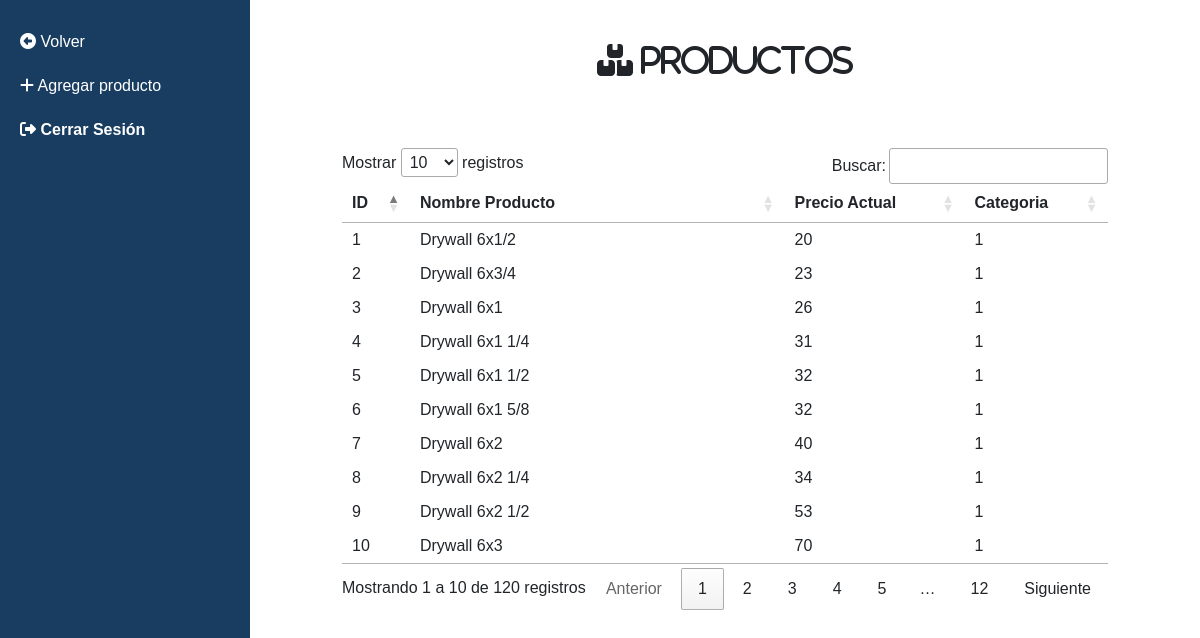
Page /vistas/productos.php (signed in) on the committed database.
### tables this page shows
CREATE TABLE `productos` (
  `id` int(11) NOT NULL,
  `nombre_producto` varchar(400) NOT NULL,
  `precio_actual` int(40) NOT NULL,
  `categoria_id` int(20) NOT NULL
);

### vistas/productos.php (the view, shortened to what this page needs)
<?php
include "../conexion.php";
?>
<link rel="stylesheet" href="https://cdnjs.cloudflare.com/ajax/libs/font-awesome/6.4.0/css/all.min.css" />
<!DOCTYPE html>
<html lang="en">
<head>
    <link href="https://cdn.jsdelivr.net/npm/bootstrap@5.3.0/dist/css/bootstrap.min.css" rel="stylesheet">
    <link href="https://cdn.jsdelivr.net/npm/bootstrap@5.3.1/dist/css/bootstrap.min.css" rel="stylesheet">
    <link rel="stylesheet" href="https://cdn.datatables.net/1.11.4/css/jquery.dataTables.min.css">
    <link rel="stylesheet" href="../Style/estilosInicio.css">
    <link rel="stylesheet" href="https://cdn.datatables.net/1.11.4/css/jquery.dataTables.min.css">
</head>
<body>
    <div class="sidebar">
        <a href="../inicio.php" class="menu-link"><i class="fa-solid fa-circle-left"></i> Volver</a>
        <a type="button" class="menu-link" data-bs-toggle="modal" data-bs-target="#AgregarProductos"><i class="fa-solid fa-plus"></i> Agregar producto</a>
        <a href="../cerrarSesion.php" name="btncerrar"><i class="fa-solid fa-right-from-bracket"></i> <strong> Cerrar Sesión</strong></a>
    </div>
    <div class="content" id="contenido">
        <h2 class="text-center mt-4"><i class="fa-solid fa-boxes-stacked"> Productos</i></h2>
        <div id="CajaProductos" class="mt-5 m-5 p-4">
            <?php
            $consultaProductos = mysqli_query($conexion, "SELECT * FROM productos");
            ?>
            <table id="TablaTodosProductos">
                <thead>
                    <tr>
                        <th>ID</th>
                        <th>Nombre Producto</th>
                        <th>Precio Actual</th>
                        <th>Categoria</th>
                    </tr>
                </thead>
                <tbody>
                    <?php
                    while ($mostrar = mysqli_fetch_array($consultaProductos)) {
                    ?>
                        <tr>
                            <td><?php echo $mostrar['id'] ?></td>
                            <td><?php echo $mostrar['nombre_producto'] ?></td>
                            <td><?php echo $mostrar['precio_actual'] ?></td>
                            <td><?php echo $mostrar['categoria_id'] ?></td>
                        </tr>
                    <?php }
                    ?>
                </tbody>
            </table>
        </div>
    </div>
</body>
</html>

### Style/estilosInicio.css (style rules this page uses)
body { margin: 0; padding: 0; font-family: Arial, sans-serif; }
.sidebar { height: 100%; width: 250px; background-color: #183d61; position: fixed; top: 0; left: 0; padding-top: 20px; }
.sidebar a { display: block; color: #fff; padding: 10px 20px; text-decoration: none; }
.content { margin-left: 250px; padding: 20px; }

### rows in the picture
productos: id "1", nombre_producto "Drywall 6x1/2", precio_actual "20", categoria "1"
productos: id "2", nombre_producto "Drywall 6x3/4", precio_actual "23", categoria "1"
productos: id "3", nombre_producto "Drywall 6x1", precio_actual "26", categoria "1"
productos: id "4", nombre_producto "Drywall 6x1 1/4", precio_actual "31", categoria "1"
productos: id "5", nombre_producto "Drywall 6x1 1/2", precio_actual "32", categoria "1"
productos: id "6", nombre_producto "Drywall 6x1 5/8", precio_actual "32", categoria "1"
productos: id "7", nombre_producto "Drywall 6x2", precio_actual "40", categoria "1"
productos: id "8", nombre_producto "Drywall 6x2 1/4", precio_actual "34", categoria "1"
productos: id "9", nombre_producto "Drywall 6x2 1/2", precio_actual "53", categoria "1"
productos: id "10", nombre_producto "Drywall 6x3", precio_actual "70", categoria "1"
